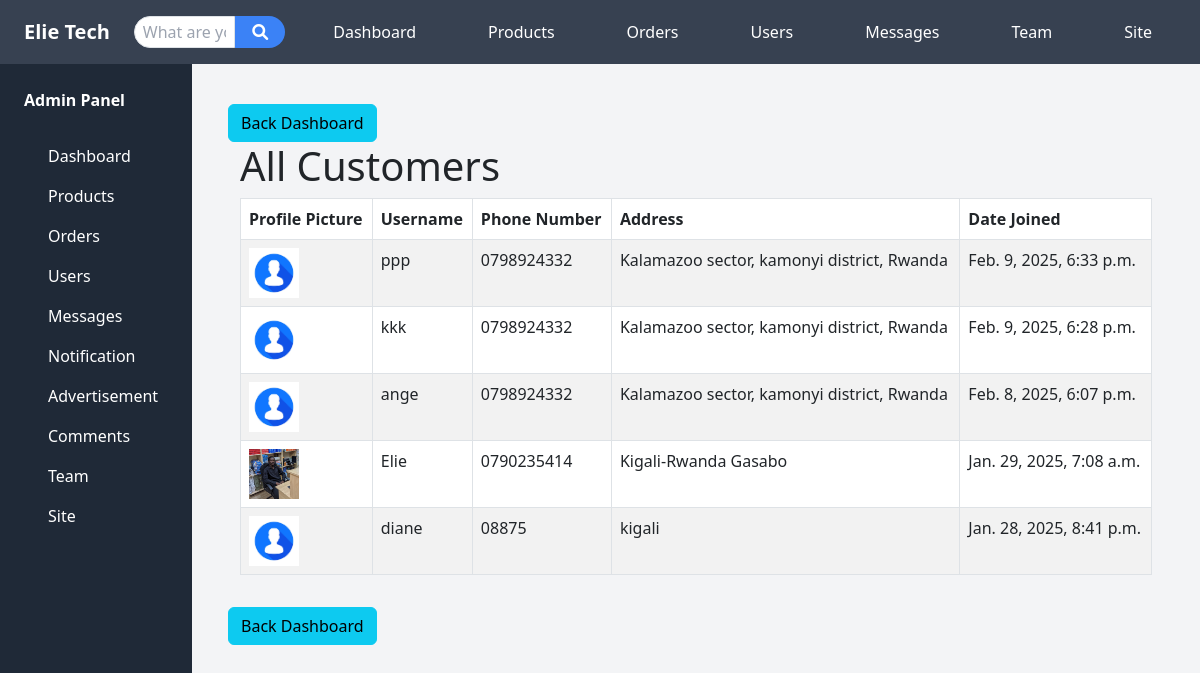
/all-customers/, run on an earlier commit of the app's database.
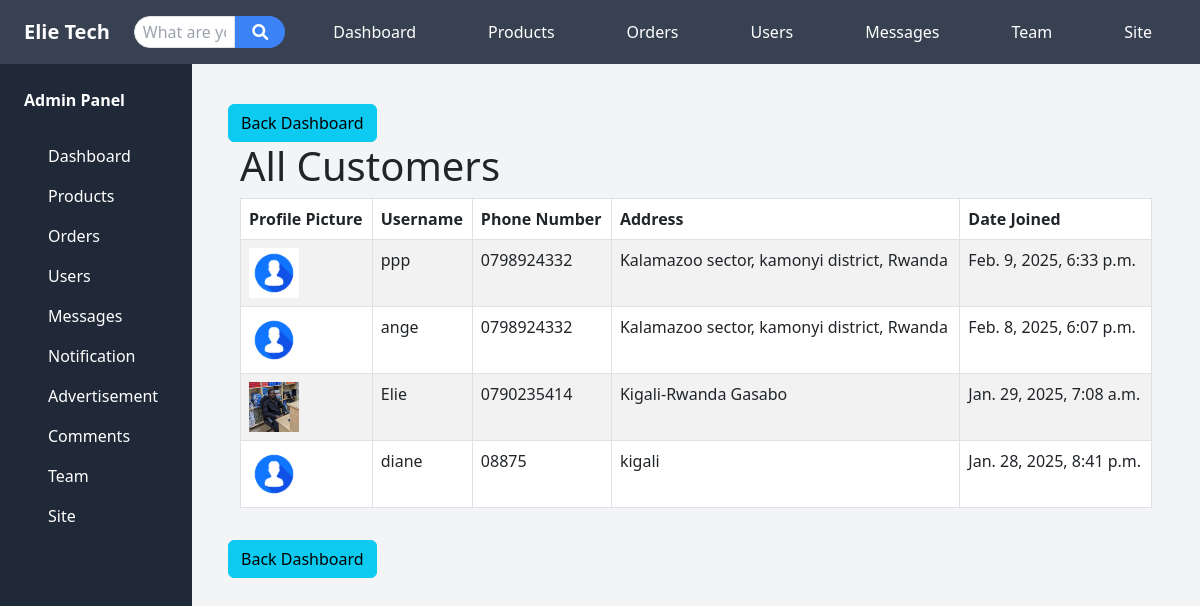
And on a later commit of the database.
### store/models.py (models this page shows, shortened)
class Customer(models.Model):
    user = models.OneToOneField(User, on_delete=models.CASCADE)
    phone_number = models.CharField(max_length=15)
    address = models.TextField()
    profile_picture = models.ImageField(upload_to='profile_pictures/', default='profile_pictures/profile.png', blank=True)

### store/views.py (the view)
# urls.py: path('all-customers/', views.all_customers, name='all_customers'),
def all_customers(request):
    customers = Customer.objects.all().order_by('-user__date_joined')  # Ordering by the related User's join date
    return render(request, 'admin/all_customers.html', {'customers': customers})

### store/context_processors.py (called while the page is built)
def unread_message_count(request):
    unread_count = 0
    if request.user.is_authenticated:
        unread_count = Message.objects.filter(
            recipient=request.user,  # <-- Fix here
            is_read=False
        ).count()
    return {'unread_message_count': unread_count}

def team_member(request):
    team_member = None
    if request.user.is_authenticated:
        team_member = TeamMember.objects.filter(user=request.user).first()
    print('Team Member:', team_member)  # Debugging line
    return {'team_member': team_member}

### templates/admin/all_customers.html
{% extends 'admin/base.html' %}
{% block content %}
<a href="{% url 'admin_dashboard' %}" class="btn btn-info mt-3">Back Dashboard</a>
    <div class="container">
        <h1>All Customers</h1>
        {% if customers %}
            <table class="table table-striped table-bordered">
                <thead>
                    <tr>
                        <th>Profile Picture</th>
                        <th>Username</th>
                        <th>Phone Number</th>
                        <th>Address</th>
                        <th>Date Joined</th>
                    </tr>
                </thead>
                <tbody>
                    {% for customer in customers %}
                        <tr>
                            <td><img src="{{ customer.profile_picture.url }}" alt="Profile Picture" style="width: 50px; height: 50px; object-fit: cover;"></td>
                            <td>{{ customer.user.username }}</td>
                            <td>{{ customer.phone_number }}</td>
                            <td>{{ customer.address }}</td>
                            <td>{{ customer.user.date_joined }}</td>
                        </tr>
                    {% endfor %}
                </tbody>
            </table>
        {% else %}
            <p>No customers found.</p>
        {% endif %}
    </div>
    <a href="{% url 'admin_dashboard' %}" class="btn btn-info mt-3">Back Dashboard</a>
{% endblock %}

What changed in the data, as far as the page shows it:
removed Customer: profile_picture (placeholder picture), user.username "kkk", phone_number "0798924332", address "Kalamazoo sector, kamonyi district, Rwanda", user.date_joined "Feb. 9, 2025, 6:28 p.m."
